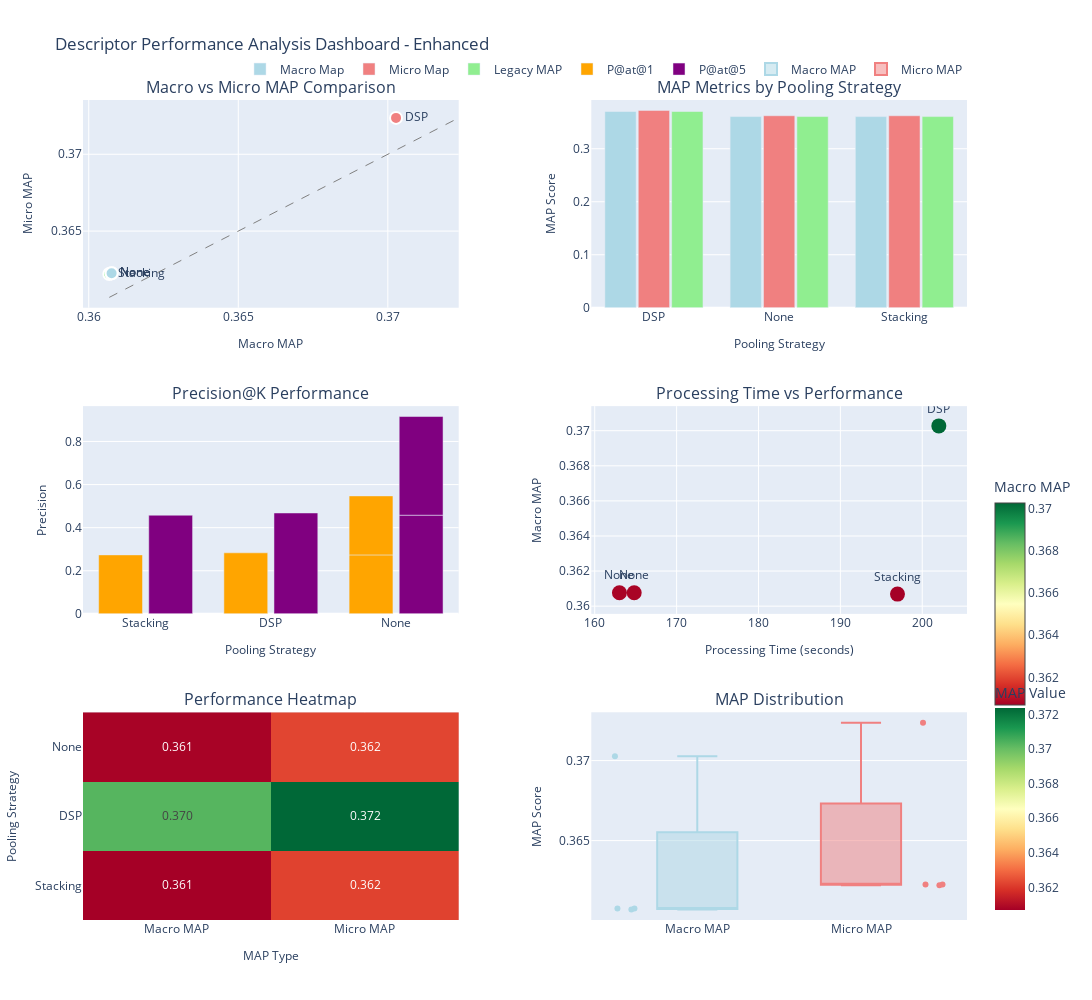

The notebook cell this image was saved under:
### Markdown cell above
## Performance Overview Dashboard

### Code cell
# Create comprehensive performance dashboard with proper layout
fig = make_subplots(
    rows=3, cols=2,
    subplot_titles=(
        'Macro vs Micro MAP Comparison',
        'MAP Metrics by Pooling Strategy', 
        'Precision@K Performance',
        'Processing Time vs Performance',
        'Performance Heatmap',
        'MAP Distribution'
    ),
    specs=[[{"secondary_y": False}, {"secondary_y": False}],
           [{"secondary_y": False}, {"secondary_y": False}],
           [{"secondary_y": False}, {"secondary_y": False}]],
    vertical_spacing=0.12,
    horizontal_spacing=0.15
)

# Define colors for consistent plotting
pooling_colors = {'None': 'lightblue', 'DSP': 'lightcoral', 'Stacking': 'lightgreen'}

# Plot 1: Macro vs Micro MAP comparison
fig.add_trace(
    go.Scatter(
        x=df_processed['macro_map'],
        y=df_processed['micro_map'],
        mode='markers+text',
        text=df_processed['pooling_clean'],
        textposition="middle right",
        marker=dict(
            size=12,
            color=[pooling_colors.get(p, 'gray') for p in df_processed['pooling_clean']],
            line=dict(width=2, color='white')
        ),
        name="Macro vs Micro MAP",
        showlegend=False
    ),
    row=1, col=1
)

# Add diagonal reference line for macro vs micro
min_map = min(df_processed['macro_map'].min(), df_processed['micro_map'].min())
max_map = max(df_processed['macro_map'].max(), df_processed['micro_map'].max())
fig.add_trace(
    go.Scatter(
        x=[min_map, max_map],
        y=[min_map, max_map],
        mode='lines',
        line=dict(dash='dash', color='gray', width=1),
        showlegend=False
    ),
    row=1, col=1
)

# Plot 2: MAP metrics by pooling strategy (grouped bar chart)
pooling_stats = df_processed.groupby('pooling_clean').agg({
    'macro_map': 'mean',
    'micro_map': 'mean',
    'mean_average_precision': 'mean'
}).reset_index()

colors = ['lightblue', 'lightcoral', 'lightgreen']
for i, metric in enumerate(['macro_map', 'micro_map', 'mean_average_precision']):
    fig.add_trace(
        go.Bar(
            name=metric.replace('_', ' ').title().replace('Mean Average Precision', 'Legacy MAP'),
            x=pooling_stats['pooling_clean'],
            y=pooling_stats[metric],
            marker_color=colors[i],
            offsetgroup=i,
            width=0.25
        ),
        row=1, col=2
    )

# Plot 3: Precision@K performance
precision_cols = ['precision_at_1', 'precision_at_5']
for i, col in enumerate(precision_cols):
    fig.add_trace(
        go.Bar(
            name=col.replace('_', '@').replace('precision', 'P'),
            x=df_processed['pooling_clean'],
            y=df_processed[col],
            marker_color=['orange', 'purple'][i],
            offsetgroup=i,
            width=0.35
        ),
        row=2, col=1
    )

# Plot 4: Processing time vs performance
fig.add_trace(
    go.Scatter(
        x=df_processed['processing_time_ms'] / 1000,  # Convert to seconds
        y=df_processed['macro_map'],
        mode='markers+text',
        text=df_processed['pooling_clean'],
        textposition="top center",
        marker=dict(
            size=15,
            color=df_processed['macro_map'],
            colorscale='RdYlGn',
            showscale=True,
            colorbar=dict(title="Macro MAP", len=0.3, y=0.4)
        ),
        name="Time vs Performance",
        showlegend=False
    ),
    row=2, col=2
)

# Plot 5: Performance heatmap (simplified)
# Create a simple matrix for the heatmap
heatmap_matrix = []
heatmap_labels = []
for pooling in df_processed['pooling_clean'].unique():
    subset = df_processed[df_processed['pooling_clean'] == pooling]
    if len(subset) > 0:
        heatmap_matrix.append([subset['macro_map'].mean(), subset['micro_map'].mean()])
        heatmap_labels.append(pooling)

if heatmap_matrix:
    fig.add_trace(
        go.Heatmap(
            z=heatmap_matrix,
            x=['Macro MAP', 'Micro MAP'],
            y=heatmap_labels,
            colorscale='RdYlGn',
            showscale=True,
            colorbar=dict(title="MAP Value", len=0.3, y=0.15),
            text=[[f"{val:.3f}" for val in row] for row in heatmap_matrix],
            texttemplate="%{text}",
            textfont={"size":12}
        ),
        row=3, col=1
    )

# Plot 6: MAP distribution
fig.add_trace(
    go.Box(
        y=df_processed['macro_map'],
        name="Macro MAP",
        boxpoints="all",
        jitter=0.3,
        pointpos=-1.8,
        marker=dict(color='lightblue')
    ),
    row=3, col=2
)

fig.add_trace(
    go.Box(
        y=df_processed['micro_map'],
        name="Micro MAP",
        boxpoints="all", 
        jitter=0.3,
        pointpos=1.8,
        marker=dict(color='lightcoral')
    ),
    row=3, col=2
)

# Update layout with better sizing
fig.update_layout(
    height=1000,  # Increased height for better readability
    width=1200,   # Set width for proper proportions
    title_text="Descriptor Performance Analysis Dashboard - Enhanced",
    showlegend=True,
    legend=dict(
        orientation="h",
        yanchor="bottom",
        y=1.02,
        xanchor="right", 
        x=1
    )
)

# Update axis labels with proper sizing
fig.update_xaxes(title_text="Macro MAP", row=1, col=1, title_font_size=12)
fig.update_yaxes(title_text="Micro MAP", row=1, col=1, title_font_size=12)

fig.update_xaxes(title_text="Pooling Strategy", row=1, col=2, title_font_size=12)
fig.update_yaxes(title_text="MAP Score", row=1, col=2, title_font_size=12)

fig.update_xaxes(title_text="Pooling Strategy", row=2, col=1, title_font_size=12) 
fig.update_yaxes(title_text="Precision", row=2, col=1, title_font_size=12)

fig.update_xaxes(title_text="Processing Time (seconds)", row=2, col=2, title_font_size=12)
fig.update_yaxes(title_text="Macro MAP", row=2, col=2, title_font_size=12)

fig.update_xaxes(title_text="MAP Type", row=3, col=1, title_font_size=12)
fig.update_yaxes(title_text="Pooling Strategy", row=3, col=1, title_font_size=12)

fig.update_yaxes(title_text="MAP Score", row=3, col=2, title_font_size=12)

fig.show()

### Figure 1 — Plotly figure (JSON) as saved in the notebook; plotly's stock layout.template omitted (floating-point values rounded to 4 significant figures)
{"data": [{"marker": {"color": ["lightgreen", "lightcoral", "lightblue", "lightblue"], "line": {"color": "white", "width": 2}, "size": 12}, "mode": "markers+text", "name": "Macro vs Micro MAP", "showlegend": false, "text": ["Stacking", "DSP", "None", "None"], "textposition": "middle right", "type": "scatter", "x": [0.3607, 0.3703, 0.3608, 0.3608], "xaxis": "x", "y": [0.3622, 0.3724, 0.3623, 0.3623], "yaxis": "y"}, {"line": {"color": "gray", "dash": "dash", "width": 1}, "mode": "lines", "showlegend": false, "type": "scatter", "x": [0.3607, 0.3724], "xaxis": "x", "y": [0.3607, 0.3724], "yaxis": "y"}, {"marker": {"color": "lightblue"}, "name": "Macro Map", "offsetgroup": "0", "type": "bar", "width": 0.25, "x": ["DSP", "None", "Stacking"], "xaxis": "x2", "y": [0.3703, 0.3608, 0.3607], "yaxis": "y2"}, {"marker": {"color": "lightcoral"}, "name": "Micro Map", "offsetgroup": "1", "type": "bar", "width": 0.25, "x": ["DSP", "None", "Stacking"], "xaxis": "x2", "y": [0.3724, 0.3623, 0.3622], "yaxis": "y2"}, {"marker": {"color": "lightgreen"}, "name": "Legacy MAP", "offsetgroup": "2", "type": "bar", "width": 0.25, "x": ["DSP", "None", "Stacking"], "xaxis": "x2", "y": [0.3703, 0.3608, 0.3607], "yaxis": "y2"}, {"marker": {"color": "orange"}, "name": "P@at@1", "offsetgroup": "0", "type": "bar", "width": 0.35, "x": ["Stacking", "DSP", "None", "None"], "xaxis": "x3", "y": [0.2736, 0.2833, 0.2737, 0.2737], "yaxis": "y3"}, {"marker": {"color": "purple"}, "name": "P@at@5", "offsetgroup": "1", "type": "bar", "width": 0.35, "x": ["Stacking", "DSP", "None", "None"], "xaxis": "x3", "y": [0.4578, 0.4681, 0.4579, 0.4579], "yaxis": "y3"}, {"marker": {"color": [0.3607, 0.3703, 0.3608, 0.3608], "colorbar": {"len": 0.3, "title": {"text": "Macro MAP"}, "y": 0.4}, "colorscale": [[0, "rgb(165,0,38)"], [0.1, "rgb(215,48,39)"], [0.2, "rgb(244,109,67)"], [0.3, "rgb(253,174,97)"], [0.4, "rgb(254,224,139)"], [0.5, "rgb(255,255,191)"], [0.6, "rgb(217,239,139)"], [0.7, "rgb(166,217,106)"], [0.8, "rgb(102,189,99)"], [0.9, "rgb(26,152,80)"], [1, "rgb(0,104,55)"]], "showscale": true, "size": 15}, "mode": "markers+text", "name": "Time vs Performance", "showlegend": false, "text": ["Stacking", "DSP", "None", "None"], "textposition": "top center", "type": "scatter", "x": [197.0, 202.0, 163.0, 164.8], "xaxis": "x4", "y": [0.3607, 0.3703, 0.3608, 0.3608], "yaxis": "y4"}, {"colorbar": {"len": 0.3, "title": {"text": "MAP Value"}, "y": 0.15}, "colorscale": [[0, "rgb(165,0,38)"], [0.1, "rgb(215,48,39)"], [0.2, "rgb(244,109,67)"], [0.3, "rgb(253,174,97)"], [0.4, "rgb(254,224,139)"], [0.5, "rgb(255,255,191)"], [0.6, "rgb(217,239,139)"], [0.7, "rgb(166,217,106)"], [0.8, "rgb(102,189,99)"], [0.9, "rgb(26,152,80)"], [1, "rgb(0,104,55)"]], "showscale": true, "text": [["0.361", "0.362"], ["0.370", "0.372"], ["0.361", "0.362"]], "textfont": {"size": 12}, "texttemplate": "%{text}", "type": "heatmap", "x": ["Macro MAP", "Micro MAP"], "xaxis": "x5", "y": ["Stacking", "DSP", "None"], "yaxis": "y5", "z": [[0.3607, 0.3622], [0.3703, 0.3724], [0.3608, 0.3623]]}, {"boxpoints": "all", "jitter": 0.3, "marker": {"color": "lightblue"}, "name": "Macro MAP", "pointpos": -1.8, "type": "box", "xaxis": "x6", "y": [0.3607, 0.3703, 0.3608, 0.3608], "yaxis": "y6"}, {"boxpoints": "all", "jitter": 0.3, "marker": {"color": "lightcoral"}, "name": "Micro MAP", "pointpos": 1.8, "type": "box", "xaxis": "x6", "y": [0.3622, 0.3724, 0.3623, 0.3623], "yaxis": "y6"}], "layout": {"annotations": [{"font": {"size": 16}, "showarrow": false, "text": "Macro vs Micro MAP Comparison", "x": 0.2125, "xanchor": "center", "xref": "paper", "y": 1, "yanchor": "bottom", "yref": "paper"}, {"font": {"size": 16}, "showarrow": false, "text": "MAP Metrics by Pooling Strategy", "x": 0.7875, "xanchor": "center", "xref": "paper", "y": 1, "yanchor": "bottom", "yref": "paper"}, {"font": {"size": 16}, "showarrow": false, "text": "Precision@K Performance", "x": 0.2125, "xanchor": "center", "xref": "paper", "y": 0.6267, "yanchor": "bottom", "yref": "paper"}, {"font": {"size": 16}, "showarrow": false, "text": "Processing Time vs Performance", "x": 0.7875, "xanchor": "center", "xref": "paper", "y": 0.6267, "yanchor": "bottom", "yref": "paper"}, {"font": {"size": 16}, "showarrow": false, "text": "Performance Heatmap", "x": 0.2125, "xanchor": "center", "xref": "paper", "y": 0.2533, "yanchor": "bottom", "yref": "paper"}, {"font": {"size": 16}, "showarrow": false, "text": "MAP Distribution", "x": 0.7875, "xanchor": "center", "xref": "paper", "y": 0.2533, "yanchor": "bottom", "yref": "paper"}], "height": 1000, "legend": {"orientation": "h", "x": 1, "xanchor": "right", "y": 1.02, "yanchor": "bottom"}, "showlegend": true, "title": {"text": "Descriptor Performance Analysis Dashboard - Enhanced"}, "width": 1200, "xaxis": {"anchor": "y", "domain": [0, 0.425], "title": {"font": {"size": 12}, "text": "Macro MAP"}}, "xaxis2": {"anchor": "y2", "domain": [0.575, 1], "title": {"font": {"size": 12}, "text": "Pooling Strategy"}}, "xaxis3": {"anchor": "y3", "domain": [0, 0.425], "title": {"font": {"size": 12}, "text": "Pooling Strategy"}}, "xaxis4": {"anchor": "y4", "domain": [0.575, 1], "title": {"font": {"size": 12}, "text": "Processing Time (seconds)"}}, "xaxis5": {"anchor": "y5", "domain": [0, 0.425], "title": {"font": {"size": 12}, "text": "MAP Type"}}, "xaxis6": {"anchor": "y6", "domain": [0.575, 1]}, "yaxis": {"anchor": "x", "domain": [0.7467, 1], "title": {"font": {"size": 12}, "text": "Micro MAP"}}, "yaxis2": {"anchor": "x2", "domain": [0.7467, 1], "title": {"font": {"size": 12}, "text": "MAP Score"}}, "yaxis3": {"anchor": "x3", "domain": [0.3733, 0.6267], "title": {"font": {"size": 12}, "text": "Precision"}}, "yaxis4": {"anchor": "x4", "domain": [0.3733, 0.6267], "title": {"font": {"size": 12}, "text": "Macro MAP"}}, "yaxis5": {"anchor": "x5", "domain": [0, 0.2533], "title": {"font": {"size": 12}, "text": "Pooling Strategy"}}, "yaxis6": {"anchor": "x6", "domain": [0, 0.2533], "title": {"font": {"size": 12}, "text": "MAP Score"}}}}
